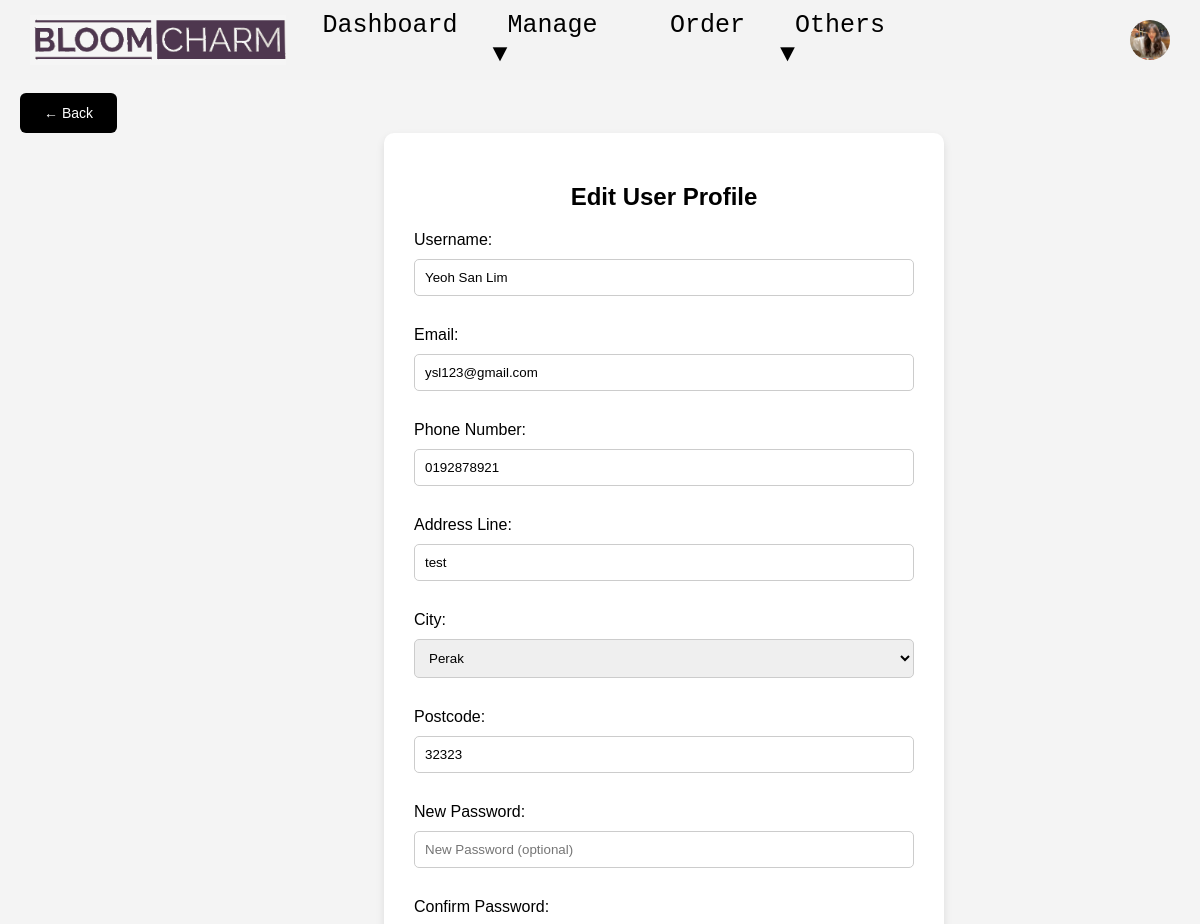
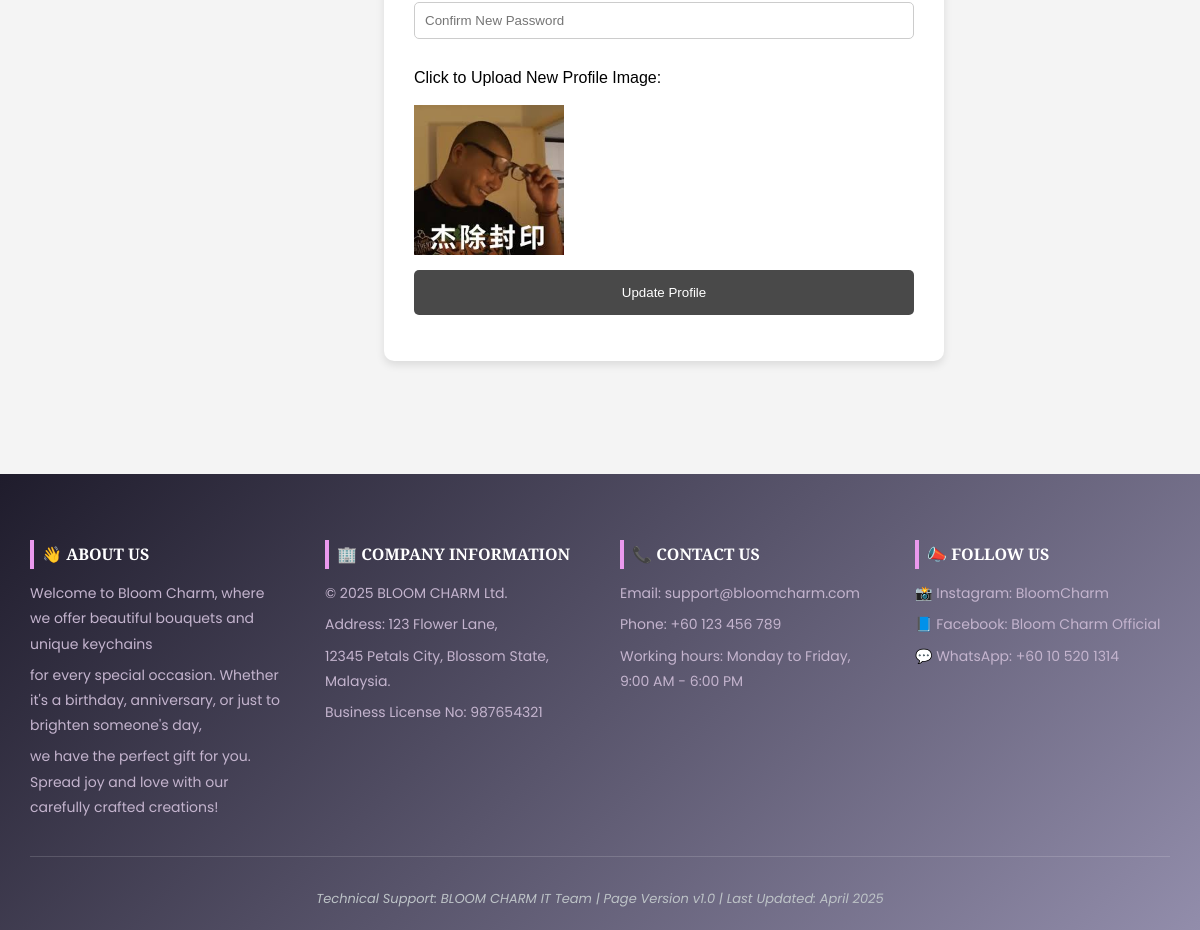
The page /admin/adminEditUser.php?user_id=2 (signed in) on the database its author committed (2 pictures, top to bottom).
### tables this page shows
CREATE TABLE `users` (
  `id` int(11) NOT NULL,
  `username` varchar(40) NOT NULL,
  `email` varchar(50) NOT NULL,
  `phone_num` varchar(12) NOT NULL,
  `password` varchar(255) NOT NULL,
  `role` enum('user','admin','manager') NOT NULL DEFAULT 'user',
  `profile_image` varchar(255) DEFAULT 'uploads/default.jpg',
  `created_at` timestamp NOT NULL DEFAULT current_timestamp()
);

CREATE TABLE `address` (
  `address_id` int(11) NOT NULL,
  `user_id` int(11) NOT NULL,
  `full_name` varchar(255) NOT NULL,
  `address_line` varchar(255) NOT NULL,
  `city` varchar(100) NOT NULL,
  `postcode` varchar(20) NOT NULL,
  `phone` varchar(20) NOT NULL,
  `is_default` tinyint(1) DEFAULT 0
);

### models/userModels.php (called while the page is built, shortened)
<?php
require "../config/db.php";
function getUserById($user_id){
    global $_db;
    $stm=$_db->prepare("SELECT * from users WHERE id=?");
    $stm->execute([$user_id]);
    return $stm->fetch(PDO::FETCH_ASSOC);
}
function getUserImageById($user_id){
    global $_db;
    $stm=$_db->prepare("SELECT profile_image FROM users WHERE id =?");
    $stm->execute([$user_id]);
    return $stm->fetch(PDO::FETCH_COLUMN);
}
?>

### models/addressModels.php (called while the page is built, shortened)
<?php
include '../config/db.php';
function getDefaultAddress($user_id){
    global $_db;
    $stm = $_db->prepare("SELECT * FROM address WHERE user_id = ? AND is_default = 1");
    $stm->execute([$user_id]);
    return $stm->fetch(PDO::FETCH_ASSOC);
}
?>

### component/editUserProfileTemplate.php (the view, shortened to what this page needs)
<div class="form-group">
    <label for="username">Username:</label>
    <input type="text" name="username" id="username"
       value="<?= isset($_POST['username']) ? htmlspecialchars($_POST['username']) : htmlspecialchars($user['username']) ?>" required>
</div>
<div class="form-group">
    <label for="email">Email:</label>
    <input type="email" name="email" id="email"
       value="<?= isset($_POST['email']) ? htmlspecialchars($_POST['email']) : htmlspecialchars($user['email']) ?>" required>
</div>
<div class="form-group">
    <label for="phone_num">Phone Number:</label>
    <input type="text" name="phone_num" id="phone_num"
       value="<?= isset($_POST['phone_num']) ? htmlspecialchars($_POST['phone_num']) : htmlspecialchars($user['phone_num']) ?>" required maxlength="11">
</div>
<div class="form-group">
    <label for="address_line">Address Line:</label>
    <input type="text" name="address_line" id="address_line"
       value="<?= isset($_POST['address_line']) ? htmlspecialchars($_POST['address_line']) : htmlspecialchars($address_line) ?>" required>
</div>
<div class="form-group">
    <label for="city">City:</label>
    <select name="city" required>
        <?php foreach ($states as $s): ?>
            <option value="<?= htmlspecialchars($s) ?>" <?= $city === $s ? 'selected' : '' ?>>
                <?= htmlspecialchars($s) ?>
            </option>
        <?php endforeach; ?>
    </select>
</div>
<div class="form-group">
    <label for="postcode">Postcode:</label>
    <input type="text" name="postcode" id="postcode"
       value="<?= isset($_POST['postcode']) ? htmlspecialchars($_POST['postcode']) : htmlspecialchars($postcode) ?>" required maxlength="5">
</div>
<div class="form-group">
    <label for="password">New Password:</label>
    <input type="password" name="password" placeholder="New Password (optional)">
</div>
<div class="form-group">
    <label for="confirm_password">Confirm Password:</label>
    <input type="password" name="confirm_password" placeholder="Confirm New Password">
</div>
<div class="form-group">
    <label class="upload">
        Click to Upload New Profile Image:
        <input type="file" name="profile_image" accept="image/*" hidden><br><br>
        <img src="<?= $user['profile_image'] ?: '../assets/image/logo/default.png' ?>" alt="Preview" width="150">
    </label>
</div>

### public/header.php (shortened to what this page needs)
<?php
require "../helper/html_helper.php";
require "../models/userModels.php";
$role = $_SESSION['role'] ?? null;
if (isset($_SESSION['user_id'])) {
    $profileImage = getUserImageById($_SESSION['user_id']);
}
?>
<link rel="stylesheet" href="../assets/css/header.css">
<?php if ($role == 'admin' || $role == 'manager'): ?>
    <nav class="nav-container">
        <div class="nav-left">
            <a href="/public/home.php">
                <img src="../assets/image/logo/logo3.png" alt="Logo" class="logo">
            </a>
        </div>
        <div class="nav-center">
            <a href="/public/home.php">Dashboard</a>
            <div class="dropdown">
                <a href="#">Manage ▼</a>
            </div>
            <a href="/public/orderHistory.php">Order</a>
            <div class="dropdown">
                <a href="#">Others ▼</a>
            </div>
        </div>
        <div class="nav-right" id="admin_nav_right">
        <div class="dropdown">
                <a href="#">
                <img src="<?= htmlspecialchars($profileImage) ?>" alt="profile" class="profile-img">
                </a>
            </div>
        </div>
    </nav>
<?php endif; ?>

### assets/css/header.css (style rules this page uses)
body { font-family: Arial, sans-serif; background-color: #f8f9fa; margin: 0; padding: 0; }
.nav-container { display: flex; align-items: center; justify-content: space-between; background-color: rgb(243, 243, 243); padding: 15px; position: relative; z-index: 1000; }
.nav-left { flex: 1; display: flex; align-items: center; }
.logo { height: 50px; }
.nav-center { position: absolute; left: 50%; transform: translateX(-50%); display: flex; justify-content: center; gap: 20px; }
.nav-right { display: flex; align-items: center; gap: 10px; }
.nav-container a { color: black; text-decoration: none; margin: 0 15px; padding: 5px 10px auto; transition: 0.5s; font-family: monospace; font-size: 25px; }
.dropdown { position: relative; display: inline-block; z-index: 1000; overflow: visible !important; }
.profile-img { width: 40px; height: 40px; border-radius: 50%; cursor: pointer; }
#admin_nav_right { padding-right: 30px; }

### assets/css/edit_profile.css (style rules this page uses)
body { font-family: Arial, sans-serif; background-color: #f4f4f4; margin: 0; padding: 0; justify-content: center; align-items: center; height: auto; margin-top: 2.2cm; }
.nav-container { position: fixed; top: 0; width: 100%; }
.form-group { margin-bottom: 15px; }
label { font-size: 16px; margin-bottom: 5px; display: block; }
input[type="text"], input[type="email"], input[type="password"], input[type="file"] { width: 100%; padding: 10px; margin: 5px 0 15px; border: 1px solid #ccc; border-radius: 5px; }
select { width: 100%; padding: 10px; margin: 5px 0 15px; border: 1px solid #ccc; border-radius: 5px; }

### rows shown on the page
users: profile_image (picture)
users: username "Yeoh San Lim", email "ysl123@gmail.com", phone_num "0192878921", profile_image (picture)
address: address_line "test", city "Perak", postcode "32323"
